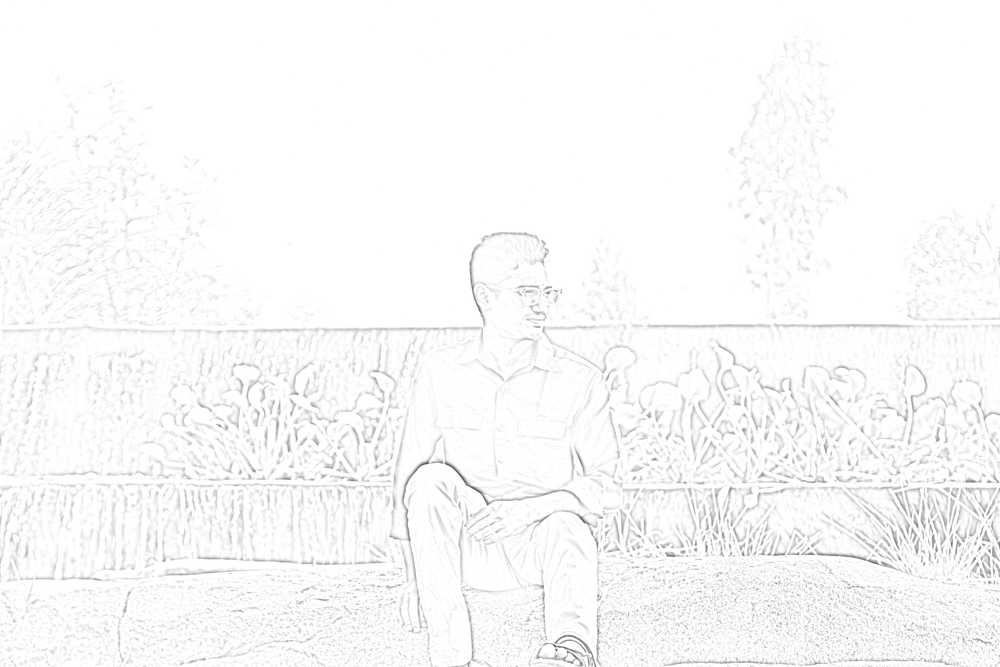
#> input picture pencil_sketch.png, 1000 x 667 px, shrunk from 1920 x 1280 before the run
$ python -i app.py   (imports and definitions only)
#> lines starting #> are read from the running program, lines starting #| are printed output that depends on the picture
#> further down, picture is the input picture: shape (667, 1000, 3); min 80, max 255, mean 249.5
import streamlit as st
import cv2
import numpy as np
from PIL import Image
import io

def pencil_sketch(image):
    gray_image = cv2.cvtColor(image, cv2.COLOR_BGR2GRAY)
    inverted_image = cv2.bitwise_not(gray_image)
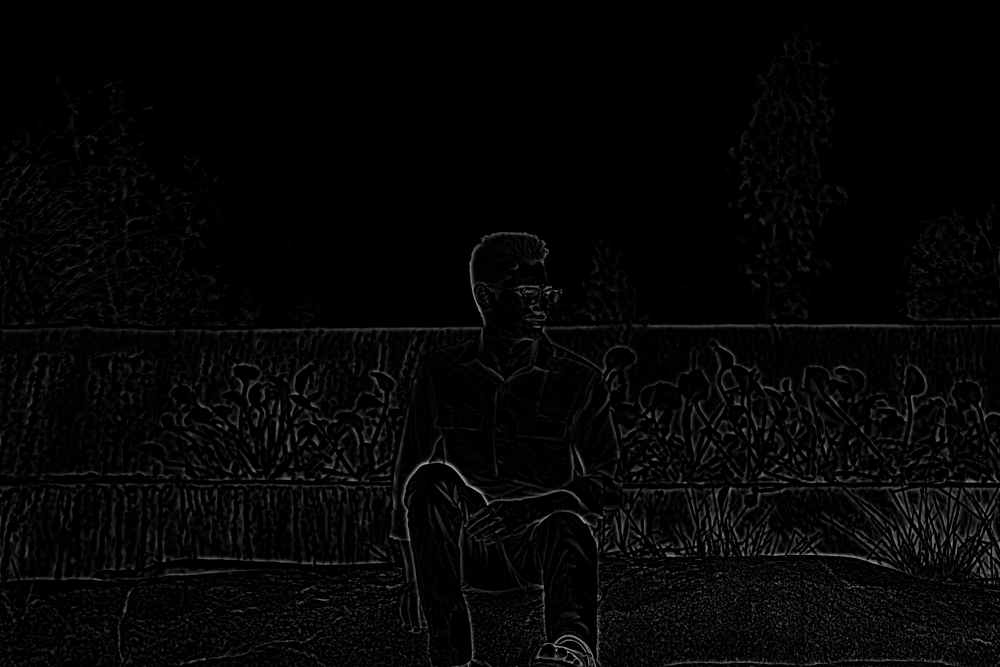
#> inverted_image: shape (667, 1000); min 0, max 175, mean 5.5
    blurred_image = cv2.GaussianBlur(inverted_image, (21, 21), sigmaX=0, sigmaY=0)
    inverted_blurred = cv2.bitwise_not(blurred_image)
    sketch = cv2.divide(gray_image, inverted_blurred, scale=256.0)
    return sketch

def convert_to_bytes(image):
    img = Image.fromarray(image)
    buf = io.BytesIO()
    img.save(buf, format='PNG')
    return buf.getvalue()

# [34 lines not run here, left out]

>>> import cv2
>>> picture = cv2.imread('pencil_sketch.png')
>>> result = pencil_sketch(picture)
